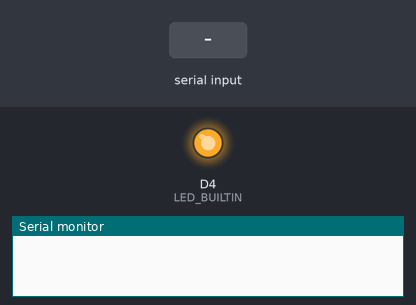
A sketch run on a simulated ESP8266 (NodeMCU). Parts: output pins drawn as LEDs (lit = HIGH, except the on-board LED, lit = LOW), the last lines printed to the serial monitor. The inputs (shaded band) are chosen by the test bench.

Above: at 1.2 s.
1.3 s: "1\n" received over the second serial link
At 1.7 s:
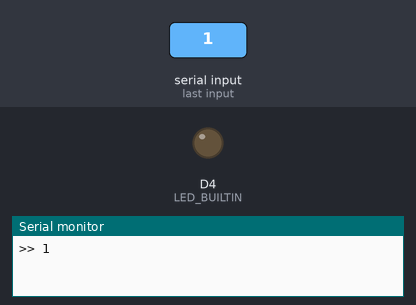
Timing chart, 0 to 4.3 s (numbered marks = the images above; inputs shaded):
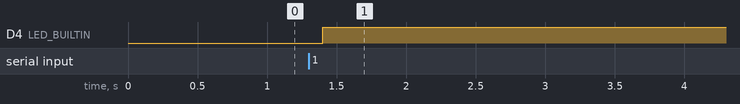

The sketch:

serial_to_java.ino
```cpp
#include <SoftwareSerial.h>
SoftwareSerial scaleSerial(D7, D8); // RX, TX

void setup() {
  pinMode(LED_BUILTIN, OUTPUT);
  Serial.begin(115200);
  scaleSerial.begin(9600);
}

void loop() {
  if (scaleSerial.available()) {
    digitalWrite(LED_BUILTIN, LOW); // Turn on LED
    String data = scaleSerial.readStringUntil('\n');
    Serial.println(">> " + data);
    delay(100);
    digitalWrite(LED_BUILTIN, HIGH); // Turn off LED
  }
}
```

Measured:
- after the input at 1.3 s, D4 (LED_BUILTIN): LOW → HIGH after 0.10 s
